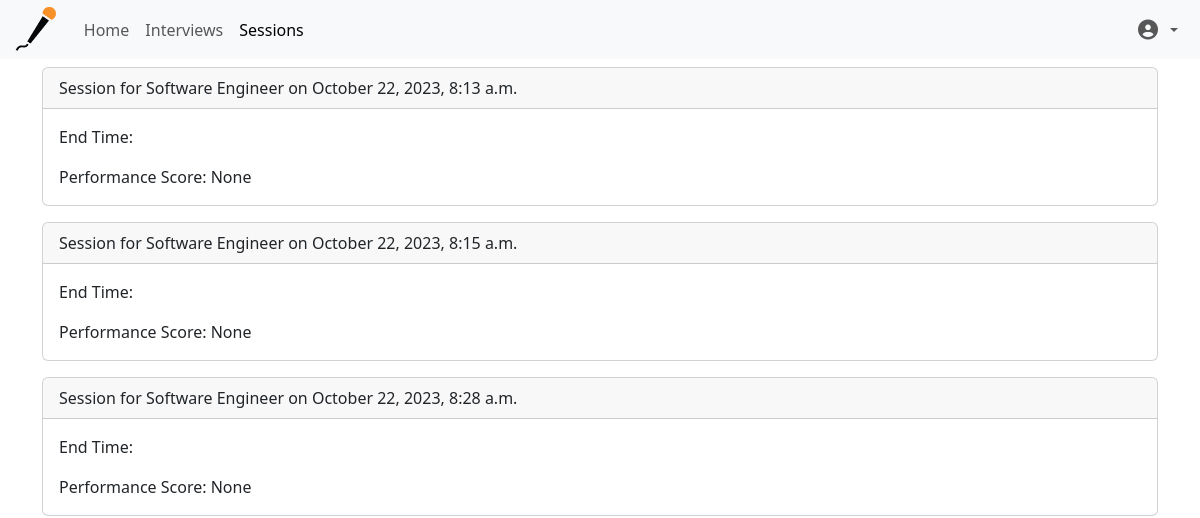
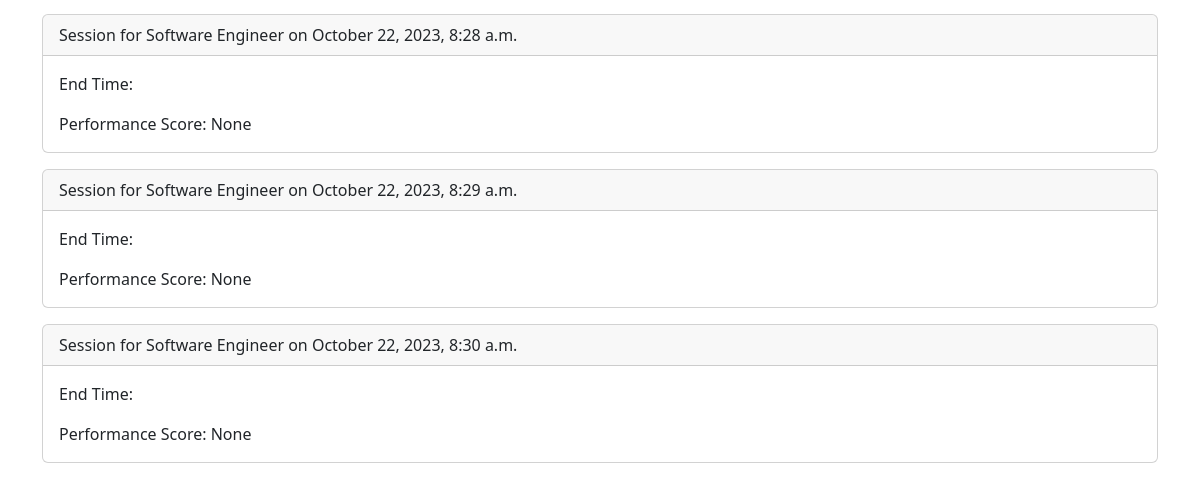
The page /sessions/ (signed in) on the database as committed earlier (2 pictures, top to bottom).
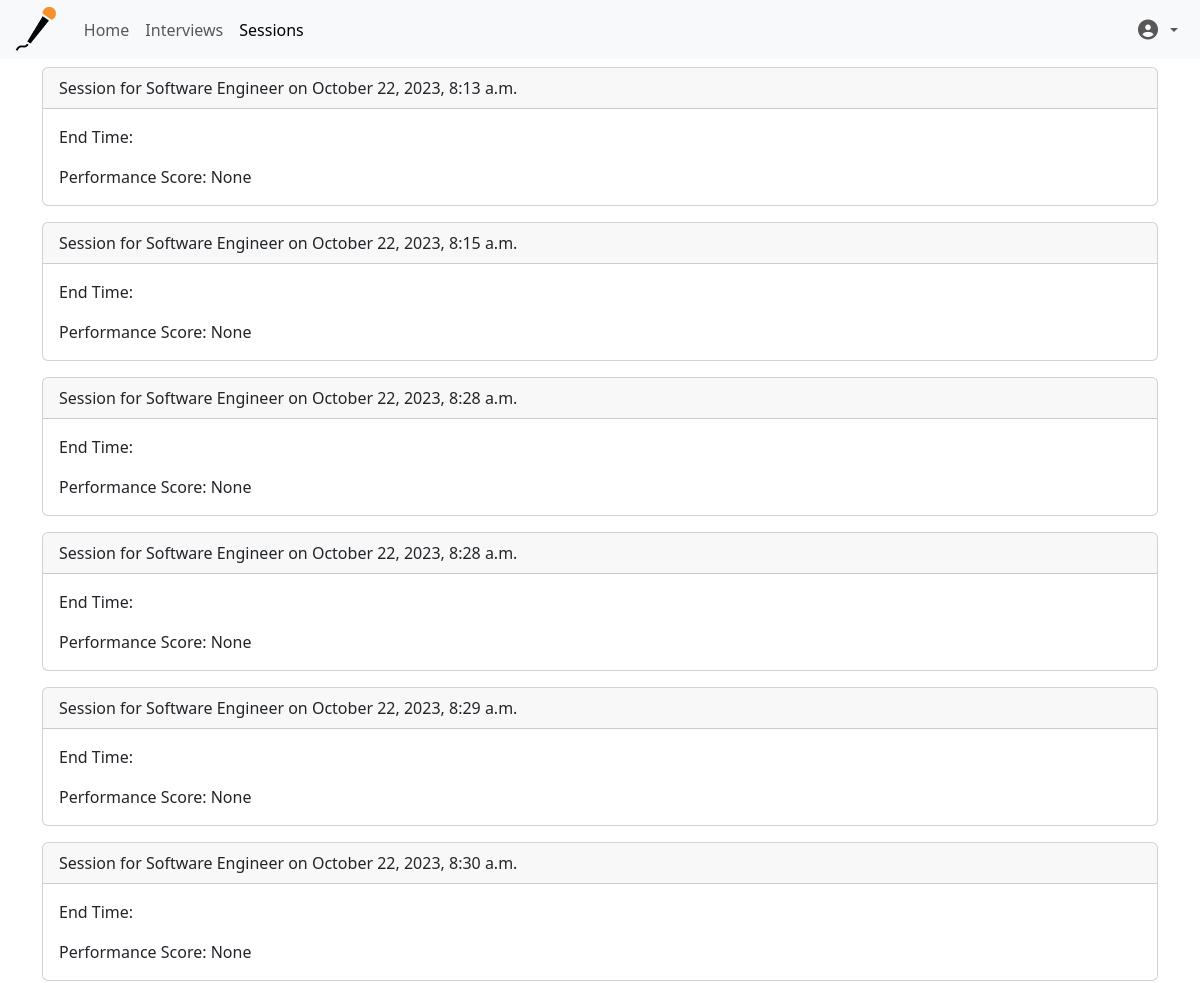
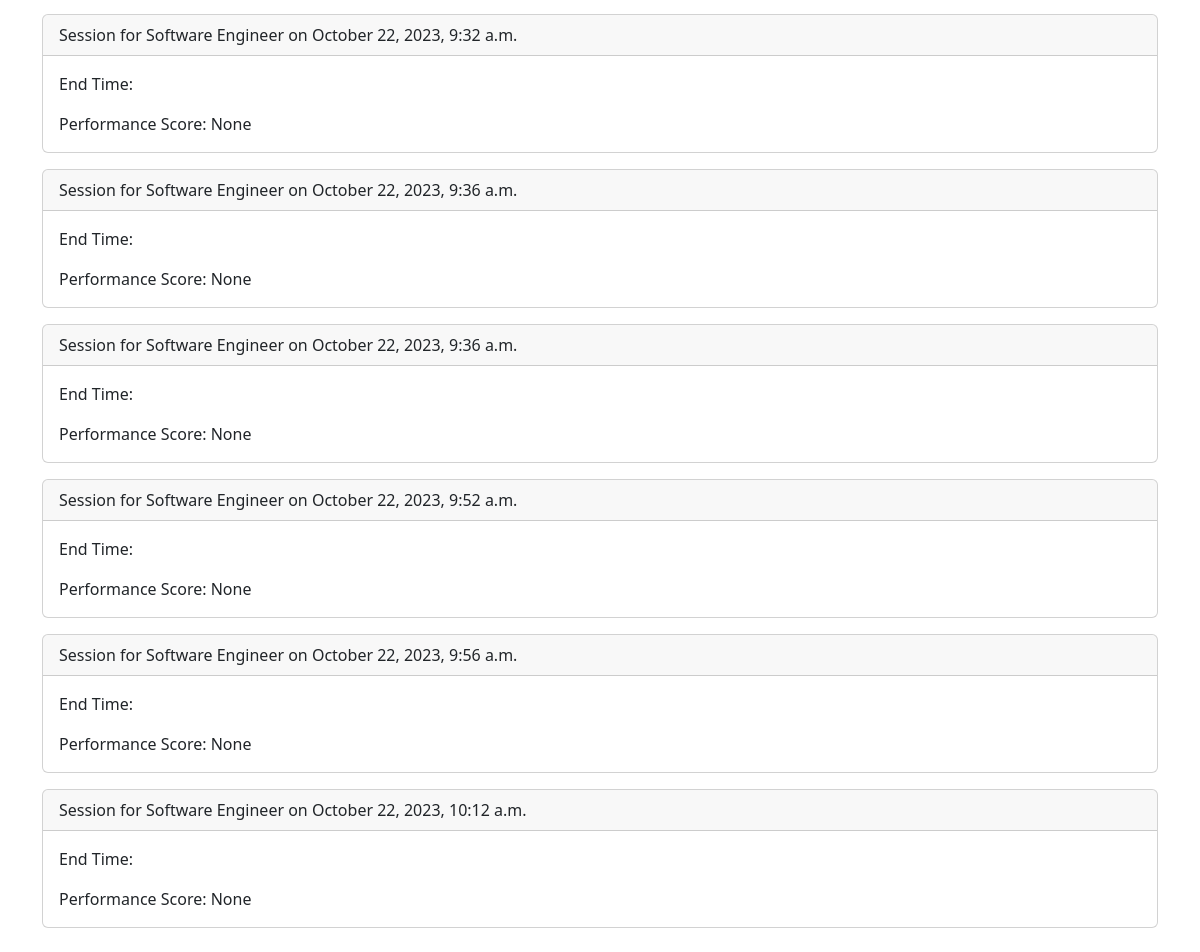
The same page on the database as committed later (2 pictures, top to bottom).
### core/models.py (models this page shows, shortened)
class Session(models.Model):
    session_id = models.CharField(max_length=32, unique=True, editable=False)  # hash field
    interview = models.ForeignKey(Interview, on_delete=models.CASCADE, related_name='sessions')
    start_time = models.DateTimeField(auto_now=True)
    questions = models.JSONField(blank=True, null=True)  # You could use a TextField if your Django version < 3.1
    responses = models.JSONField(blank=True, null=True)  # You could use a TextField if your Django version < 3.1
    performance_analysis = models.TextField(blank=True, null=True)
    performance_score = models.FloatField(null=True, blank=True)  # assuming score is a float value, set to null if not scored yet
    analysis_status = models.CharField(max_length=10, default='pending', choices=[('pending', 'Pending'), ('processing', 'Processing'), ('done', 'Done')])
    analysis_result = models.TextField(blank=True, null=True)

class Interview(models.Model):
    user = models.ForeignKey(User, on_delete=models.CASCADE, related_name='interviews')
    job_title = models.CharField(max_length=255, blank=False, null=False)
    company_name = models.CharField(max_length=255, blank=False, null=False)
    job_description = models.TextField(blank=True, null=True)
    resume = models.FileField(upload_to='resumes/')
    resume_text = models.CharField(max_length=10000, blank=True, null=True)
    created_at = models.DateTimeField(auto_now=True)
    updated_at = models.DateTimeField(auto_now=True)

### core/views.py (the view)
# urls.py: path('sessions/', SessionListView.as_view(), name='session_list'),
class SessionListView(LoginRequiredMixin, generic.ListView):
    model = Session
    template_name = 'core/session_list.html'
    context_object_name = 'sessions'

### core/templates/core/session_list.html
{% extends 'core/base_generic.html' %}
{% block body %}
  <div class="container">
    {% for session in sessions %}
      <div class="card mb-3">
        <div class="card-header">
          Session for {{ session.interview.job_title }} on {{ session.start_time|date:"F j, Y, P" }}
        </div>
        <div class="card-body">
          <p class="card-text">End Time: {{ session.end_time|date:"F j, Y, P" }}</p>
          <p class="card-text">Performance Score: {{ session.performance_score }}</p>
        </div>
      </div>
    {% empty %}
      <p>No sessions available.</p>
    {% endfor %}
  </div>
{% endblock %}

### core/templates/core/base_generic.html (shortened to what this page needs)
{% load static %}
<head>
  <link href="https://cdn.jsdelivr.net/npm/bootstrap@5.3.2/dist/css/bootstrap.min.css" rel="stylesheet" onload="cssLoaded()" onerror="cssFallback()">
</head>
<body>
  {% include 'core/navbar.html' %}
  <div class="container-fluid main-content topm py-2">
{% block body %}{% endblock body %}
  </div>
</body>

### core/templates/core/navbar.html (shortened to what this page needs)
{% load static %}
<nav class="navbar navbar-expand-lg navbar-light bg-light navbar-fixed" style="padding:2px">
    <div class="container-fluid">
      <a class="navbar-brand" href="{% url 'core:home' %}">
        <img src="{% static 'core/images/default_logo.png' %}" alt="CoMint" height="45" class="d-inline-block align-text-top logo-full">
      </a>
      <div class="collapse navbar-collapse" id="navbarNav">
        <ul class="navbar-nav me-auto mb-2 mb-lg-0">
          <li class="nav-item">
            <a class="nav-link {% if request.resolver_match.url_name == 'home' %}active{% endif %}" aria-current="page" href="{% url 'core:home' %}">Home</a>
          </li>
          <li class="nav-item">
            <a class="nav-link {% if request.resolver_match.url_name == 'interview_list' %}active{% endif %}" href="{% url 'core:interview_list' %}">Interviews</a>
          </li>
          <li class="nav-item">
            <a class="nav-link {% if request.resolver_match.url_name == 'session_list' %}active{% endif %}" href="{% url 'core:session_list' %}">Sessions</a>
          </li>
          </ul>
        <ul class="navbar-nav">
        {% if request.user.is_authenticated %}
        <li class="nav-item dropdown">
          <a class="nav-link dropdown-toggle d-flex align-items-center" href="#" id="navbarDropdownAbout" role="button" data-bs-toggle="dropdown" aria-expanded="false">
              <i class="fas fa-user-circle fa-lg"></i>
          </a>
        </li>
      {% else %}
        <li class="nav-item">
          <a class="nav-link" href="{% url 'core:login' %}">Login</a>
        </li>
      {% endif %}
    </ul>
      </div>
    </div>
  </nav>

### core/templates/core/navbar.html (style rules this page uses)
.logo-full, .logo-small { transition: opacity 0.3s; max-height: 45px; max-width: 100%; }

Rows that differ between the two databases and show on the page:
added Session: interview.job_title "Software Engineer", start_time "October 22, 2023, 9:32 a.m.", performance_score "None"
added Session: interview.job_title "Software Engineer", start_time "October 22, 2023, 9:36 a.m.", performance_score "None"
added Session: interview.job_title "Software Engineer", start_time "October 22, 2023, 9:36 a.m.", performance_score "None"
added Session: interview.job_title "Software Engineer", start_time "October 22, 2023, 9:52 a.m.", performance_score "None"
added Session: interview.job_title "Software Engineer", start_time "October 22, 2023, 9:56 a.m.", performance_score "None"
added Session: interview.job_title "Software Engineer", start_time "October 22, 2023, 10:12 a.m.", performance_score "None"
